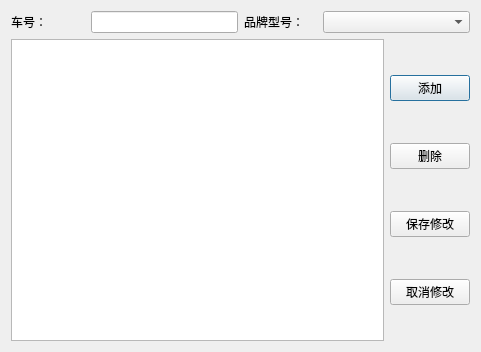
<?xml version="1.0" encoding="UTF-8"?>
<ui version="4.0">
 <class>CarsManageDialog</class>
 <widget class="QDialog" name="CarsManageDialog">
  <property name="geometry">
   <rect>
    <x>0</x>
    <y>0</y>
    <width>481</width>
    <height>352</height>
   </rect>
  </property>
  <property name="windowTitle">
   <string>挖掘机管理窗口</string>
  </property>
  <layout class="QVBoxLayout" name="verticalLayout_2">
   <item>
    <layout class="QHBoxLayout" name="horizontalLayout_3" stretch="1,1">
     <item>
      <layout class="QHBoxLayout" name="horizontalLayout" stretch="1,2">
       <item>
        <widget class="QLabel" name="label">
         <property name="text">
          <string>车号：</string>
         </property>
        </widget>
       </item>
       <item>
        <widget class="QLineEdit" name="lineEdit_CarID"/>
       </item>
      </layout>
     </item>
     <item>
      <layout class="QHBoxLayout" name="horizontalLayout_2" stretch="2,4">
       <item>
        <widget class="QLabel" name="label_2">
         <property name="text">
          <string>品牌型号：</string>
         </property>
        </widget>
       </item>
       <item>
        <widget class="QComboBox" name="comboBox_CarClassList"/>
       </item>
      </layout>
     </item>
    </layout>
   </item>
   <item>
    <layout class="QHBoxLayout" name="horizontalLayout_4">
     <item>
      <widget class="QTableView" name="tableView"/>
     </item>
     <item>
      <layout class="QVBoxLayout" name="verticalLayout">
       <item>
        <widget class="QPushButton" name="PB_ADD">
         <property name="text">
          <string>添加</string>
         </property>
        </widget>
       </item>
       <item>
        <widget class="QPushButton" name="PB_DEL">
         <property name="text">
          <string>删除</string>
         </property>
        </widget>
       </item>
       <item>
        <widget class="QPushButton" name="PB_SAVE_MODIY">
         <property name="text">
          <string>保存修改</string>
         </property>
        </widget>
       </item>
       <item>
        <widget class="QPushButton" name="PB_CANCEL_MODIFY">
         <property name="text">
          <string>取消修改</string>
         </property>
        </widget>
       </item>
      </layout>
     </item>
    </layout>
   </item>
  </layout>
 </widget>
 <resources/>
 <connections/>
</ui>
